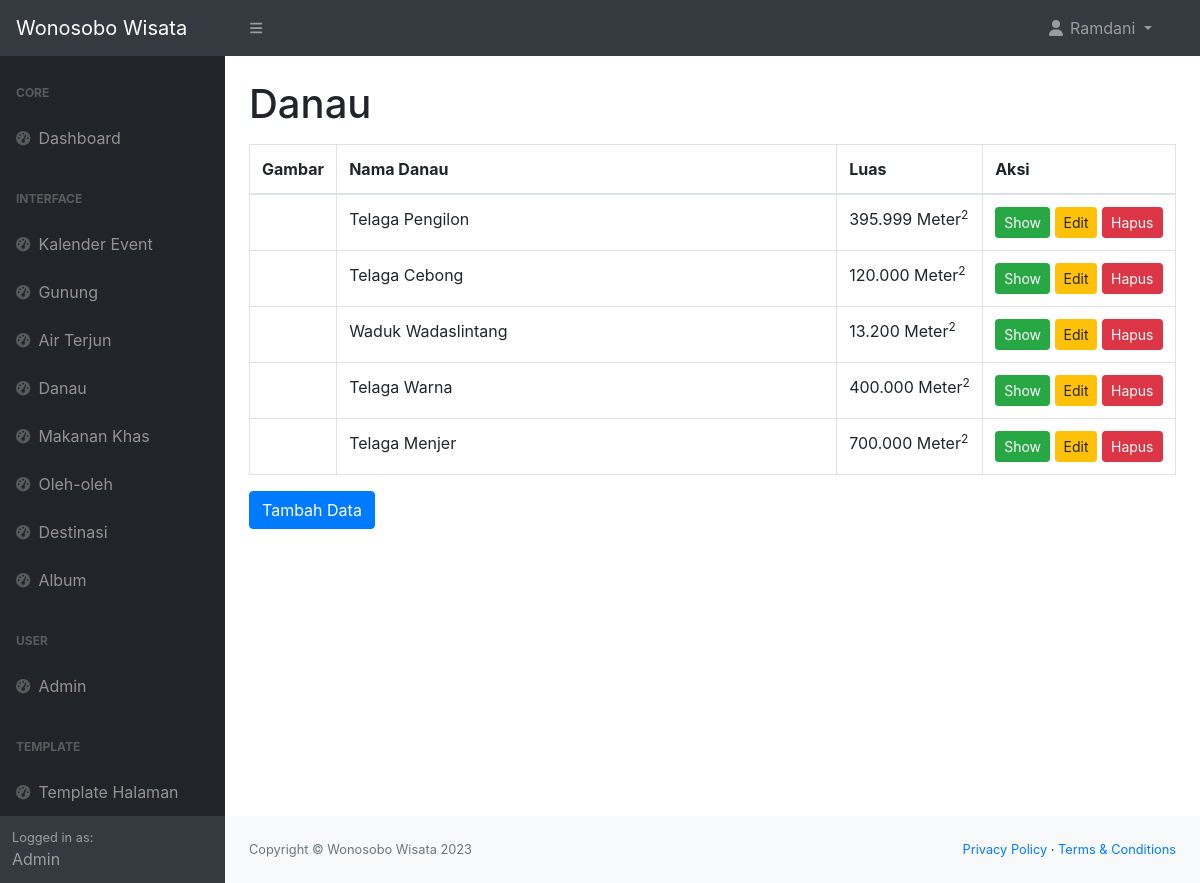
The app's page /admin/danau.php (signed in) with its own data.
### tables this page shows
CREATE TABLE `tabel_danau` (
  `danau_id` int(11) NOT NULL,
  `img_danau` text NOT NULL,
  `nama_danau` varchar(255) NOT NULL,
  `deskripsi_danau` text NOT NULL,
  `link_google_maps_danau` varchar(500) NOT NULL,
  `luas_danau` int(10) NOT NULL
);

### admin/danau.php (the view, shortened to what this page needs)
<!DOCTYPE html>
<html lang="en">
<head>
    <link href="https://cdn.jsdelivr.net/npm/simple-datatables@7.1.2/dist/style.min.css" rel="stylesheet" />
    <link href="css/styles.css" rel="stylesheet" />
    <link rel="stylesheet" href="https://maxcdn.bootstrapcdn.com/bootstrap/4.0.0/css/bootstrap.min.css">
</head>
<body>
    <?php include 'navbar.php'; ?>
    <div id="layoutSidenav">
        <div id="layoutSidenav_nav">
            <?php include 'sidebar.php'; ?>
        </div>
        <div id="layoutSidenav_content">
            <main>
                <div class="container-fluid px-4">
                    <h1 class="mt-4">Danau</h1>
                    <div class="table-responsive mt-3">
                        <table class="table table-bordered">
                            <thead>
                                <tr>
                                    <th>Gambar</th>
                                    <th>Nama Danau</th>
                                    <th>Luas</th>
                                    <th>Aksi</th>
                                </tr>
                            </thead>
                            <tbody>
                                <?php
                                include '../connect.php';
                                $query = "SELECT * FROM tabel_danau ORDER BY danau_id DESC";
                                $datas = $conn->query($query);
                                foreach ($datas as $data) :
                                ?>
                                    <tr>
                                        <td>
                                        </td>
                                        <td style="width: 500px;">
                                            <?= $data['nama_danau'] ?>
                                        </td>
                                        <td>
                                            <?= number_format($data['luas_danau'], 0, ',', '.') ?> Meter<sup>2</sup>
                                        </td>
                                        <td>
                                            <button type="button" class="btn btn-success btn-sm" data-toggle="modal" data-target="#showDataModal<?= $data['danau_id'] ?>">Show</button>
                                            <button type="button" class="btn btn-warning btn-sm" data-toggle="modal" data-target="#editDataModal<?= $data['danau_id'] ?>">Edit</button>
                                            <button type="button" class="btn btn-danger btn-sm" data-toggle="modal" data-target="#hapusDataModal<?= $data['danau_id'] ?>">Hapus</button>
                                        </td>
                                    </tr>
                                <?php endforeach ?>
                            </tbody>
                        </table>
                    </div>
                    <button type="button" class="btn btn-primary" data-toggle="modal" data-target="#tambahDataModal">
                        Tambah Data
                    </button>
                </div>
            </main>
            <?php include 'footer.php'; ?>
        </div>
    </div>
</body>
</html>

### records on screen
tabel_danau: nama_danau "Telaga Pengilon", luas_danau "395.999"
tabel_danau: nama_danau "Telaga Cebong", luas_danau "120.000"
tabel_danau: nama_danau "Waduk Wadaslintang", luas_danau "13.200"
tabel_danau: nama_danau "Telaga Warna", luas_danau "400.000"
tabel_danau: nama_danau "Telaga Menjer", luas_danau "700.000"

### other values on screen
$_SESSION['nama_lengkap_user'] "Ramdani"
